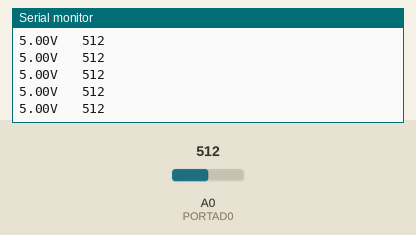
A sketch run on a simulated Arduino Uno, built with avr-gcc and run on an emulated ATmega328P. Shown: the last lines printed to the serial monitor. The test bench sets the inputs (shaded band); at power-on: A0 (PORTAD0) = 512.

Above: at 1.2 s.
1.3 s: A0 (PORTAD0) set to 716
At 1.9 s:
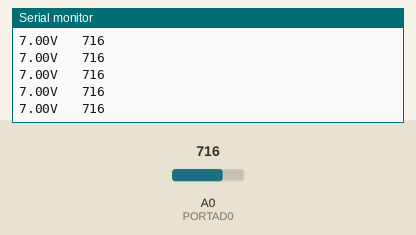
4.3 s: A0 (PORTAD0) set to 900
At 5.0 s:
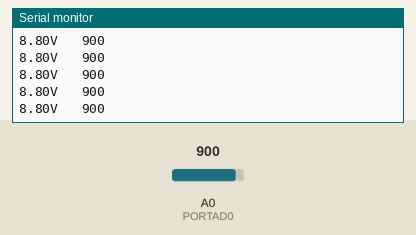
Timing chart, 0 to 7.3 s (numbered marks = the images above; inputs shaded):
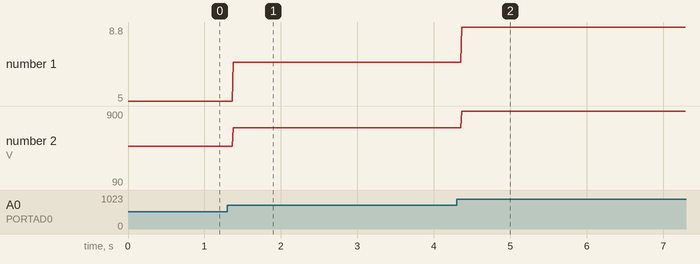

The sketch:

5.ino
```cpp
#define PORTAD0 0 // we use channel 0
// the putput is done at the terminal on the PC
// later on we will connect a display.
void setup() { // start
 Serial.begin(9600); // use this baudrate
 // with this data is transfered to the PC
 // 9600 baud = 9600 bits/second
}
void loop() { // start of the looop
 int value; // temp storage
 value = analogRead(PORTAD0); // read AD converter
 Serial.print((value*10.0)/1023.0); // calc voltage
 Serial.print("V   "); // print Volt symbol
 Serial.println(value); // and then the value
}
```

Measured:
- after the input at 1.3 s, the serial monitor: prints a new line after 0.08 s (image 1)
- after the input at 4.3 s, the serial monitor: prints a new line after 0.07 s (image 2)
- plotted number 1: 5 → 7 after the input at 1.3 s, 7 → 8.8 after the input at 4.3 s
- plotted number 2: 512 → 716 after the input at 1.3 s, 716 → 90 after the input at 4.3 s
